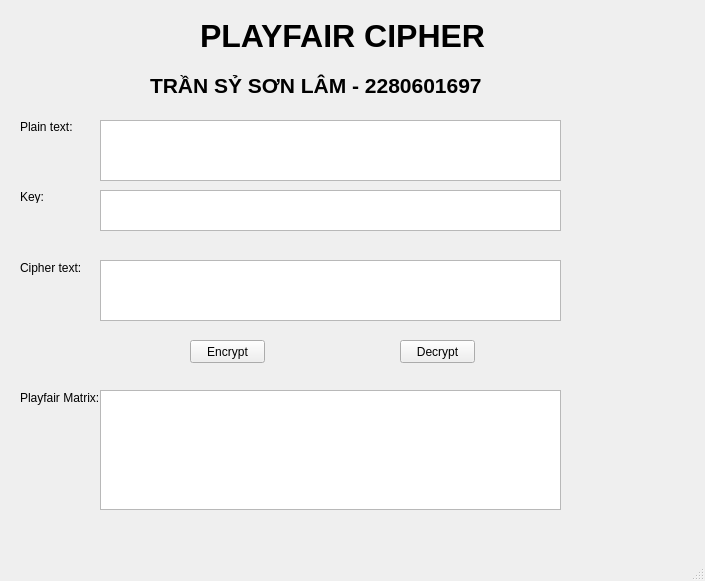
<?xml version="1.0" encoding="UTF-8"?>
<ui version="4.0">
 <class>PlayfairMainWindow</class>
 <widget class="QMainWindow" name="PlayfairMainWindow">
  <property name="geometry">
   <rect>
    <x>0</x>
    <y>0</y>
    <width>705</width>
    <height>581</height>
   </rect>
  </property>
  <property name="windowTitle">
   <string>Playfair Cipher</string>
  </property>
  <widget class="QWidget" name="centralwidget">
   <widget class="QLabel" name="label_title">
    <property name="geometry">
     <rect>
      <x>200</x>
      <y>10</y>
      <width>300</width>
      <height>51</height>
     </rect>
    </property>
    <property name="font">
     <font>
      <pointsize>24</pointsize>
      <weight>75</weight>
      <bold>true</bold>
     </font>
    </property>
    <property name="text">
     <string>PLAYFAIR CIPHER</string>
    </property>
   </widget>
   <widget class="QLabel" name="plain_text_label">
    <property name="geometry">
     <rect>
      <x>20</x>
      <y>120</y>
      <width>80</width>
      <height>13</height>
     </rect>
    </property>
    <property name="text">
     <string>Plain text:</string>
    </property>
   </widget>
   <widget class="QLabel" name="key_label">
    <property name="geometry">
     <rect>
      <x>20</x>
      <y>190</y>
      <width>80</width>
      <height>13</height>
     </rect>
    </property>
    <property name="text">
     <string>Key:</string>
    </property>
   </widget>
   <widget class="QLabel" name="cipher_text_label">
    <property name="geometry">
     <rect>
      <x>20</x>
      <y>260</y>
      <width>80</width>
      <height>16</height>
     </rect>
    </property>
    <property name="text">
     <string>Cipher text:</string>
    </property>
   </widget>
   <widget class="QPushButton" name="btn_encrypt">
    <property name="geometry">
     <rect>
      <x>190</x>
      <y>340</y>
      <width>75</width>
      <height>23</height>
     </rect>
    </property>
    <property name="text">
     <string>Encrypt</string>
    </property>
   </widget>
   <widget class="QPushButton" name="btn_decrypt">
    <property name="geometry">
     <rect>
      <x>400</x>
      <y>340</y>
      <width>75</width>
      <height>23</height>
     </rect>
    </property>
    <property name="text">
     <string>Decrypt</string>
    </property>
   </widget>
   <widget class="QPlainTextEdit" name="txt_plain_text">
    <property name="geometry">
     <rect>
      <x>100</x>
      <y>120</y>
      <width>461</width>
      <height>61</height>
     </rect>
    </property>
   </widget>
   <widget class="QPlainTextEdit" name="txt_cipher_text">
    <property name="geometry">
     <rect>
      <x>100</x>
      <y>260</y>
      <width>461</width>
      <height>61</height>
     </rect>
    </property>
   </widget>
   <widget class="QPlainTextEdit" name="txt_key">
    <property name="geometry">
     <rect>
      <x>100</x>
      <y>190</y>
      <width>461</width>
      <height>41</height>
     </rect>
    </property>
   </widget>
   <widget class="QLabel" name="label_student_info">
    <property name="geometry">
     <rect>
      <x>150</x>
      <y>60</y>
      <width>351</width>
      <height>51</height>
     </rect>
    </property>
    <property name="font">
     <font>
      <pointsize>16</pointsize>
      <weight>75</weight>
      <bold>true</bold>
     </font>
    </property>
    <property name="text">
     <string>TRẦN SỶ SƠN LÂM - 2280601697</string>
    </property>
   </widget>
   <widget class="QLabel" name="label_matrix">
    <property name="geometry">
     <rect>
      <x>20</x>
      <y>390</y>
      <width>80</width>
      <height>16</height>
     </rect>
    </property>
    <property name="text">
     <string>Playfair Matrix:</string>
    </property>
   </widget>
   <widget class="QTextEdit" name="txt_playfair_matrix">
    <property name="geometry">
     <rect>
      <x>100</x>
      <y>390</y>
      <width>461</width>
      <height>120</height>
     </rect>
    </property>
    <property name="readOnly">
     <bool>true</bool>
    </property>
   </widget>
  </widget>
  <widget class="QMenuBar" name="menubar">
   <property name="geometry">
    <rect>
     <x>0</x>
     <y>0</y>
     <width>705</width>
     <height>21</height>
    </rect>
   </property>
  </widget>
  <widget class="QStatusBar" name="statusbar"/>
 </widget>
 <resources/>
 <connections/>
</ui>
